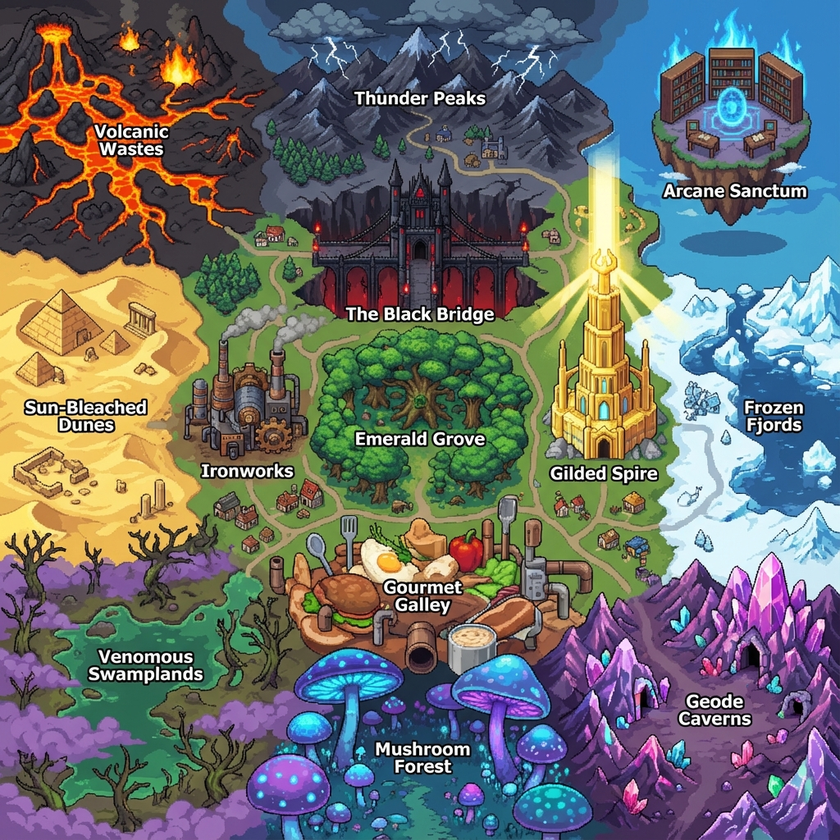
#> input picture world_map.png, 840 x 840 px, shrunk from 1024 x 1024 before the run
$ python locate_text_zones_v2.py
#> lines starting #> are read from the running program, lines starting #| are printed output that depends on the picture; after the words box and inside, x2 and y2 are one past the last pixel; in counts of white or black regions, pixels touching at a corner belong together
import cv2
import numpy as np

def analyze_map_v2():
    try:
        img = cv2.imread('world_map.png')
#> img is the input picture: shape (840, 840, 3); mean B, G, R 107.6, 109.8, 106.7
        gray = cv2.cvtColor(img, cv2.COLOR_BGR2GRAY)
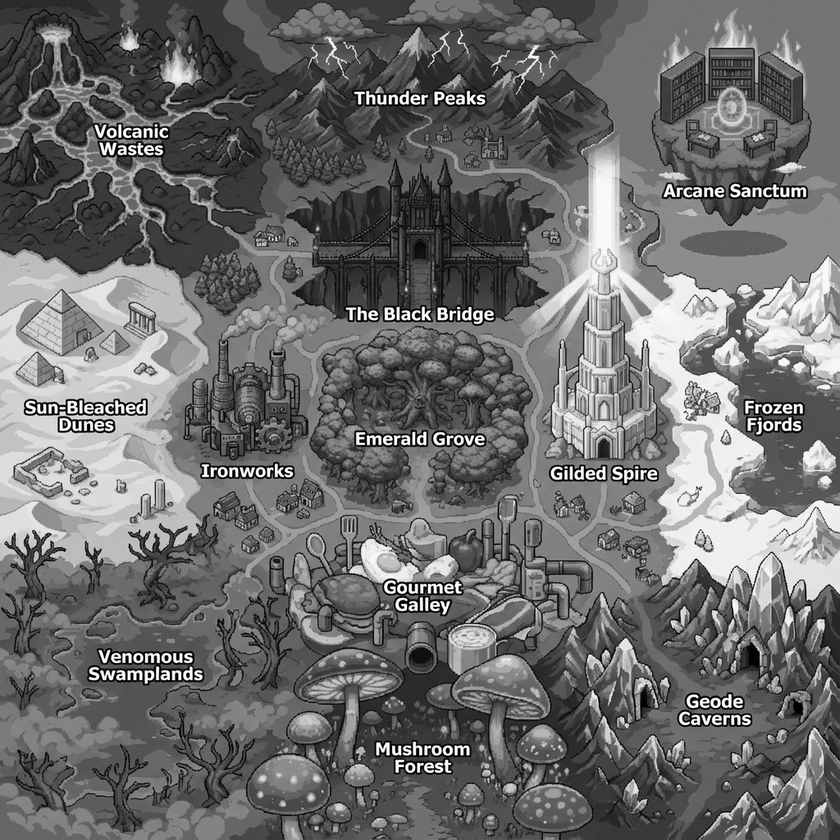
#> gray: shape (840, 840); min 0, max 255, mean 108.6

        # Use Canny edge detection
        edges = cv2.Canny(gray, 100, 200)
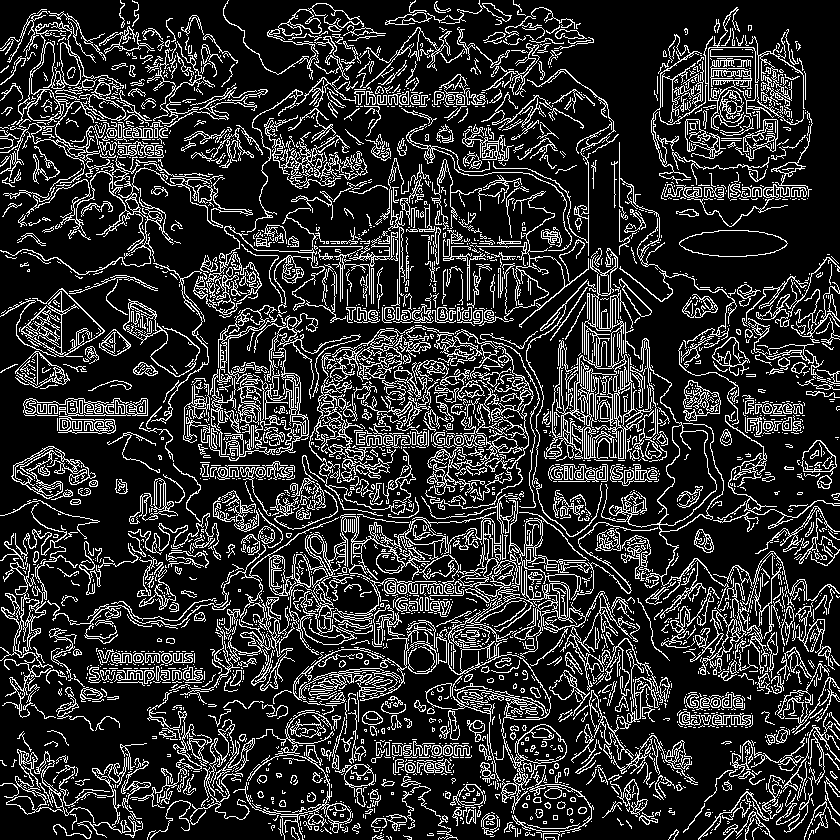
#> edges: shape (840, 840); 18.2% white in thin lines or dots

        # Dilate to connect edges of text
        kernel = cv2.getStructuringElement(cv2.MORPH_RECT, (15, 5))
        dilated = cv2.dilate(edges, kernel, iterations=3)
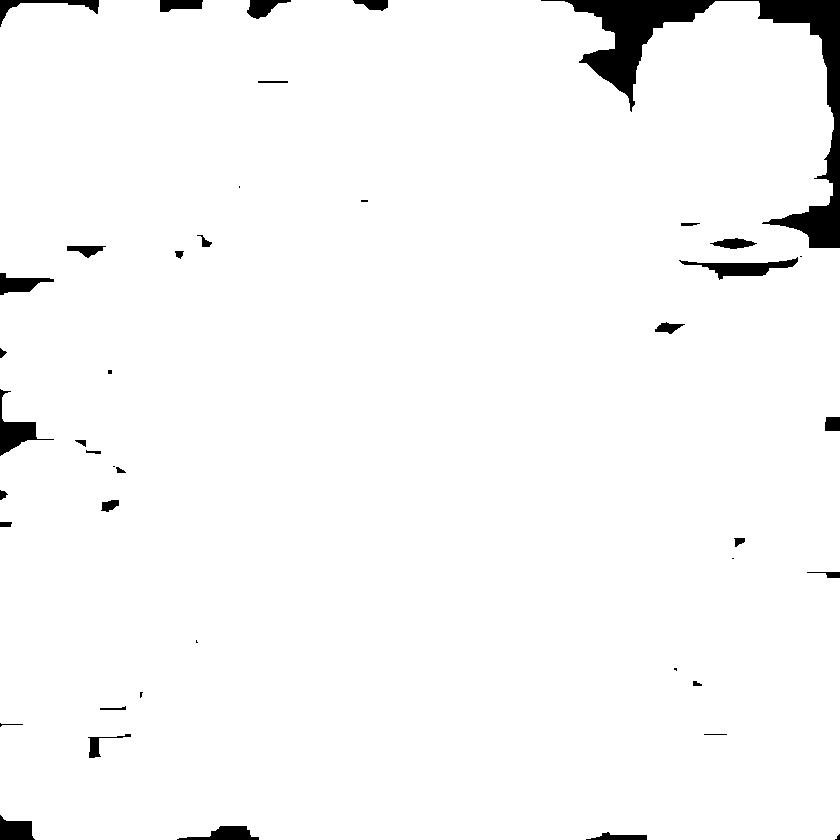
#> dilated: shape (840, 840); 97.2% white; 43 black regions (10 under 20 px)

        contours, _ = cv2.findContours(dilated, cv2.RETR_EXTERNAL, cv2.CHAIN_APPROX_SIMPLE)
#> contours = 1 contour; box (x1, y1, x2, y2) and area: (0, 0, 840, 840) 686596

        regions = []
        h, w = img.shape[:2]
#> h = 840; w = 840

        for cnt in contours:
            x, y, w_rect, h_rect = cv2.boundingRect(cnt)
            # Relaxed size constraints
            if w_rect > 40 and h_rect > 10:
                cx = x + w_rect // 2
                cy = y + h_rect // 2

                cx_pct = round((cx / w) * 100, 1)
                cy_pct = round((cy / h) * 100, 1)

                regions.append({
                    "center_pct": (cx_pct, cy_pct),
                    "rect": (x, y, w_rect, h_rect),
                    "area": w_rect * h_rect
                })
#> this loop made 1 pass
#> (x, y, w_rect, h_rect, cx, cy, cx_pct, cy_pct) on pass 1: (0, 0, 840, 840, 420, 420, 50, 50)
#> after the loop, regions = 1 item

        # Sort by Y then X to roughly order them top-down, left-right
        regions.sort(key=lambda r: (r['center_pct'][1], r['center_pct'][0]))

        print(f"Found {len(regions)} regions:")
#| Found 1 regions:
        for r in regions:
            print(f"Pos: {r['center_pct']}%, Area: {r['area']}")
#> this loop made 1 pass
#| Pos: (50.0, 50.0)%, Area: 705600

    except Exception as e:
        print(f"Error: {e}")

if __name__ == "__main__":
    analyze_map_v2()
